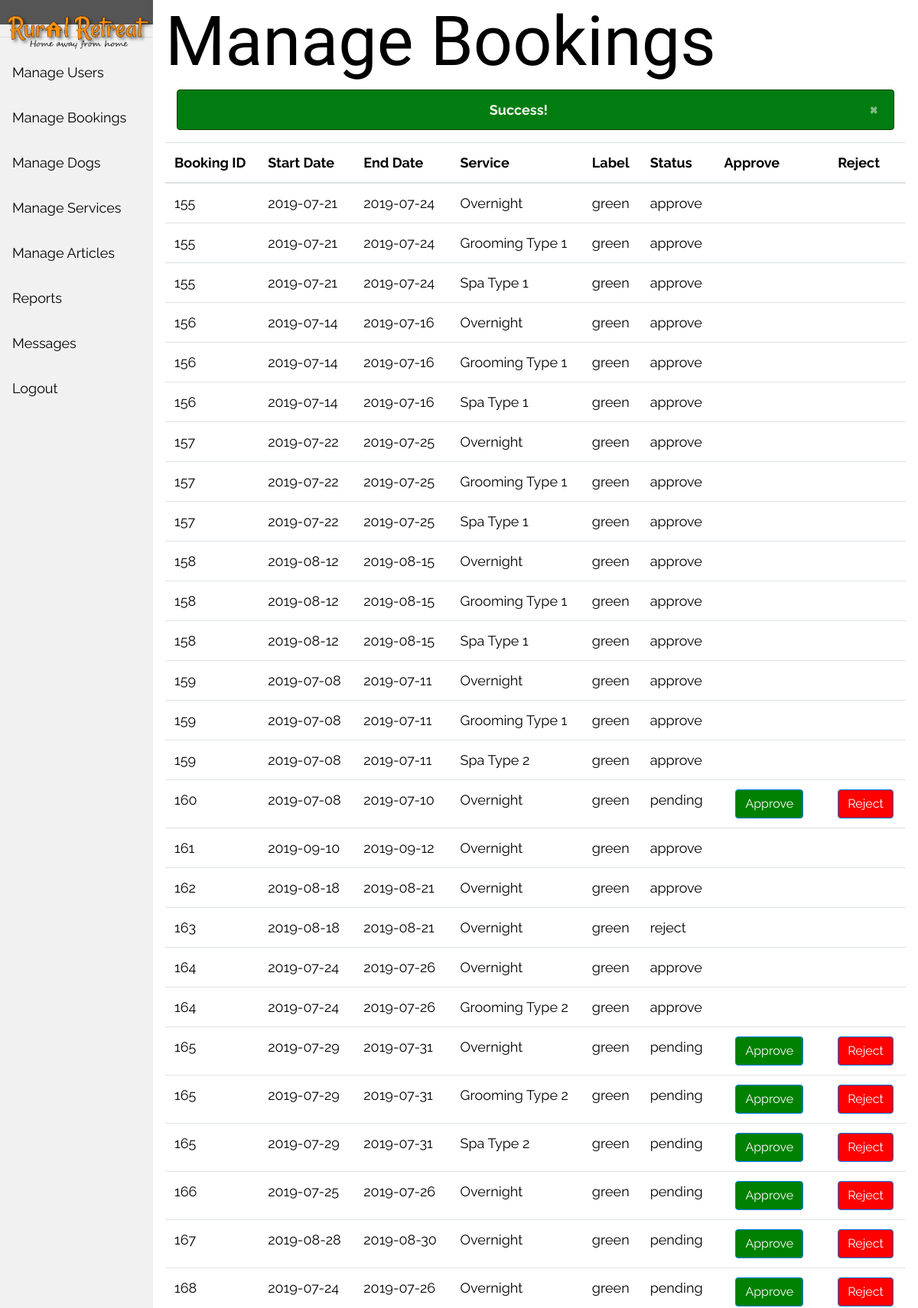
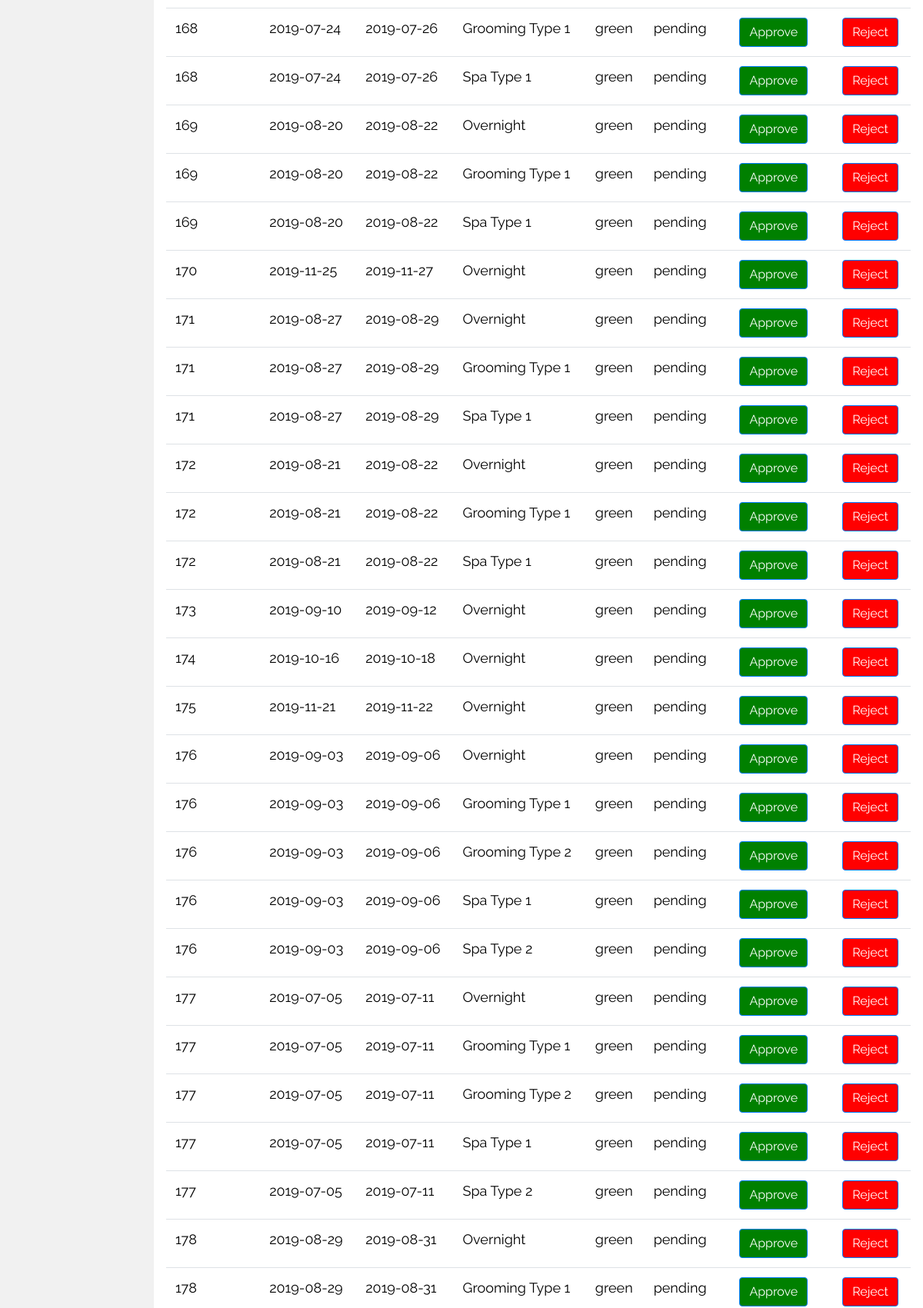
The page /manage_bookings.php?status=success (signed in, upper part) on the database its author committed (2 pictures, top to bottom).
### tables this page shows
CREATE TABLE IF NOT EXISTS `bookings` (
  `booking_id` int(11) NOT NULL AUTO_INCREMENT,
  `startdate` date DEFAULT NULL,
  `enddate` date DEFAULT NULL,
  `user_id` int(11) NOT NULL,
  `dog_id` int(11) NOT NULL,
  `price` int(11) DEFAULT NULL,
  `status` varchar(100) NOT NULL DEFAULT 'pending',
  `provider_id` int(11) DEFAULT NULL,
  PRIMARY KEY (`booking_id`),
  KEY `user_id` (`user_id`),
  KEY `dog_id` (`dog_id`)
);

CREATE TABLE IF NOT EXISTS `services` (
  `services` varchar(40) NOT NULL,
  `service_id` int(11) NOT NULL AUTO_INCREMENT,
  `price` double NOT NULL,
  `description` text,
  `image` char(150) DEFAULT NULL,
  `service_type` varchar(100) NOT NULL,
  PRIMARY KEY (`service_id`)
);

CREATE TABLE IF NOT EXISTS `dogs` (
  `dog_id` int(11) NOT NULL AUTO_INCREMENT,
  `dogname` varchar(40) DEFAULT NULL,
  `user_id` int(11) NOT NULL,
  `breed` varchar(40) DEFAULT NULL,
  `age` int(11) DEFAULT NULL,
  `gender` varchar(80) DEFAULT NULL,
  `vaccination` varchar(1000) DEFAULT NULL,
  `datareceived` date DEFAULT NULL,
  `duedate` date DEFAULT NULL,
  `medicalcondition` varchar(1000) DEFAULT NULL,
  `allergies` varchar(1000) DEFAULT NULL,
  `movrestr` varchar(1000) DEFAULT NULL,
  `label` varchar(100) NOT NULL DEFAULT 'green',
  PRIMARY KEY (`dog_id`),
  KEY `user_id` (`user_id`)
);

### manage_bookings.php (the view, shortened to what this page needs)
<!DOCTYPE html>
<html lang="en">
<head>
    <?php
    include_once './partials/head.php';
    ?>
</head>
<body style="margin-bottom: 10px">
    <header>
        <?php
        include_once './partials/adminheader.php';
    ?>
    </header>
    <div class="content">
    <h1> Manage Bookings </h1>
    <div class="container">
    <?php
						if (isset ($_GET['status'] )) {
                             if($_GET['status'] == 'success'){
						?>
							<div class="alert alert-warning alert-dismissible fade show" role="alert">
  							<strong>Success!</strong>
  							<button type="button" class="close" data-dismiss="alert" aria-label="Close">
    						<span aria-hidden="true">&times;</span>
  							</button>
							</div>
					<?php }
				 } ?>
        </div>
    <table class="table table-hover">
  <thead>
    <tr>
      <th scope="col">Booking ID</th>
      <th scope="col">Start Date</th>
      <th scope="col">End Date</th>
      <th scope="col">Service</th>
      <th scope="col">Label</th>
      <th scope="col">Status</th>
      <th scope="col">Approve</th>
      <th scope="col">Reject</th>
    </tr>
  </thead>
  <tbody>
      <?php
       $con = mysqli_connect("localhost","root","","ruralretreat");
      $dogs = "SELECT bookings.booking_id, bookings.user_id, bookings.startdate,bookings.enddate,services.services, dogs.label, bookings.status FROM bookings JOIN service_booking ON bookings.booking_id=service_booking.booking_id JOIN services ON services.service_id=service_booking.service_id  JOIN dogs ON bookings.dog_id=dogs.dog_id ";
      $res = mysqli_query($con, $dogs);
      while($r = mysqli_fetch_assoc($res)): ?>
            <tr>
            <td><?php echo $r['booking_id']; ?></th>
            <td><?php echo $r['startdate']; ?></td>
            <td><?php echo $r['enddate']; ?></td>
            <td><?php echo $r['services']; ?></td>
            <td><?php echo $r['label']; ?></td>
            <td><?php echo $r['status']; ?></td>
            <td><div class="container">
        <?php   if($r['status'] == 'pending') { ?>
        <a type="button" href = "change_booking_status.php?status=approve&id=<?php echo $r['booking_id'] ?> "  class="btn btn-primary" style ="background-color: green;"  >
            Approve
        </a>
                <?php   }?>
       </div>
    </div>
</td>
            <td>
            <?php   if($r['status'] == 'pending' ) { ?>
            <a type="button" href = "change_booking_status.php?status=reject&id=<?php echo $r['booking_id'] ?>"class="btn btn-primary" style ="background-color: red;">
            Reject
        </a>
        <?php   }?>
</td>
            </tr>
<?php endwhile ?>
<br>
</body>
</html>

### partials/head.php (style rules this page uses)
.alert-warning { color: #fcfaf6; background-color: #007c11; border-color: #063f01; text-align: center; }
body { font-family: 'Raleway', sans-serif; color: black; font-size: 18px; padding-bottom: 20px; }
h1 { font-family: 'Rochester', cursive; font-size: 90px; }

### partials/adminheader.php (style rules this page uses)
div.content { margin-left: 200px; padding: 1px 16px; height: 1000px; }

### rows shown on the page
bookings: booking_id "155", startdate "2019-07-21", enddate "2019-07-24", services.services "Overnight", dog.label "green", status "approve", services.services "Grooming Type 1", services.services "Spa Type 1"
bookings: booking_id "156", startdate "2019-07-14", enddate "2019-07-16", services.services "Overnight", dog.label "green", status "approve", services.services "Grooming Type 1", services.services "Spa Type 1"
bookings: booking_id "157", startdate "2019-07-22", enddate "2019-07-25", services.services "Overnight", dog.label "green", status "approve", services.services "Grooming Type 1", services.services "Spa Type 1"
bookings: booking_id "158", startdate "2019-08-12", enddate "2019-08-15", services.services "Overnight", dog.label "green", status "approve", services.services "Grooming Type 1", services.services "Spa Type 1"
bookings: booking_id "159", startdate "2019-07-08", enddate "2019-07-11", services.services "Overnight", dog.label "green", status "approve", services.services "Grooming Type 1", services.services "Spa Type 2"
bookings: booking_id "160", startdate "2019-07-08", enddate "2019-07-10", services.services "Overnight", dog.label "green", status "pending"
bookings: booking_id "161", startdate "2019-09-10", enddate "2019-09-12", services.services "Overnight", dog.label "green", status "approve"
bookings: booking_id "162", startdate "2019-08-18", enddate "2019-08-21", services.services "Overnight", dog.label "green", status "approve"
bookings: booking_id "163", startdate "2019-08-18", enddate "2019-08-21", services.services "Overnight", dog.label "green", status "reject"
bookings: booking_id "164", startdate "2019-07-24", enddate "2019-07-26", services.services "Overnight", dog.label "green", status "approve", services.services "Grooming Type 2"
bookings: booking_id "165", startdate "2019-07-29", enddate "2019-07-31", services.services "Overnight", dog.label "green", status "pending", services.services "Grooming Type 2", services.services "Spa Type 2"
bookings: booking_id "166", startdate "2019-07-25", enddate "2019-07-26", services.services "Overnight", dog.label "green", status "pending"
bookings: booking_id "167", startdate "2019-08-28", enddate "2019-08-30", services.services "Overnight", dog.label "green", status "pending"
bookings: booking_id "168", startdate "2019-07-24", enddate "2019-07-26", services.services "Overnight", dog.label "green", status "pending", services.services "Grooming Type 1", services.services "Spa Type 1"
bookings: booking_id "169", startdate "2019-08-20", enddate "2019-08-22", services.services "Overnight", dog.label "green", status "pending", services.services "Grooming Type 1", services.services "Spa Type 1"
bookings: booking_id "170", startdate "2019-11-25", enddate "2019-11-27", services.services "Overnight", dog.label "green", status "pending"
bookings: booking_id "171", startdate "2019-08-27", enddate "2019-08-29", services.services "Overnight", dog.label "green", status "pending", services.services "Grooming Type 1", services.services "Spa Type 1"
bookings: booking_id "172", startdate "2019-08-21", enddate "2019-08-22", services.services "Overnight", dog.label "green", status "pending", services.services "Grooming Type 1", services.services "Spa Type 1"
bookings: booking_id "173", startdate "2019-09-10", enddate "2019-09-12", services.services "Overnight", dog.label "green", status "pending"
bookings: booking_id "174", startdate "2019-10-16", enddate "2019-10-18", services.services "Overnight", dog.label "green", status "pending"
bookings: booking_id "175", startdate "2019-11-21", enddate "2019-11-22", services.services "Overnight", dog.label "green", status "pending"
bookings: booking_id "176", startdate "2019-09-03", enddate "2019-09-06", services.services "Overnight", dog.label "green", status "pending", services.services "Grooming Type 1", services.services "Grooming Type 2", services.services "Spa Type 1", services.services "Spa Type 2"
bookings: booking_id "177", startdate "2019-07-05", enddate "2019-07-11", services.services "Overnight", dog.label "green", status "pending", services.services "Grooming Type 1", services.services "Grooming Type 2", services.services "Spa Type 1", services.services "Spa Type 2"
bookings: booking_id "178", startdate "2019-08-29", enddate "2019-08-31", services.services "Overnight", dog.label "green", status "pending", services.services "Grooming Type 1"
